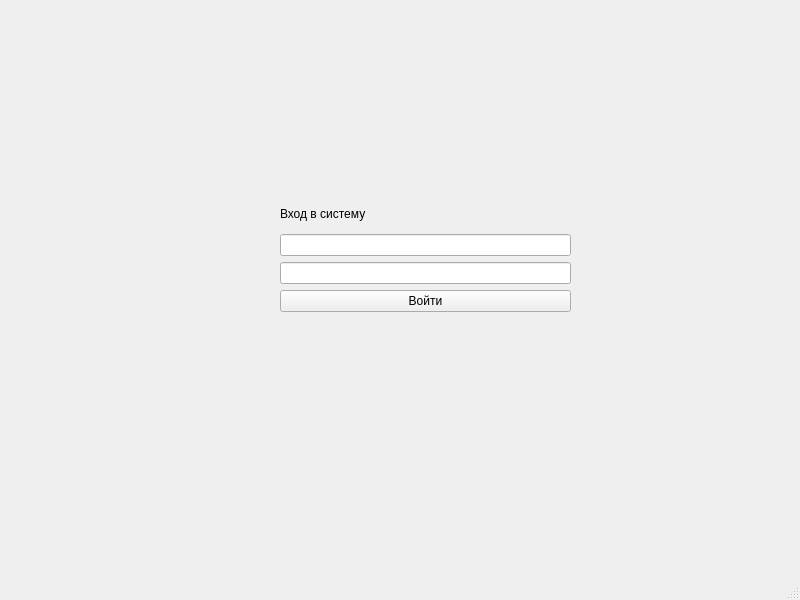
<?xml version="1.0" encoding="UTF-8"?>
<ui version="4.0">
 <class>MainWindow</class>
 <widget class="QMainWindow" name="MainWindow">
  <property name="geometry">
   <rect>
    <x>0</x>
    <y>0</y>
    <width>800</width>
    <height>600</height>
   </rect>
  </property>
  <property name="windowTitle">
   <string>MainWindow</string>
  </property>
  <widget class="QWidget" name="centralwidget">
   <widget class="QWidget" name="">
    <property name="geometry">
     <rect>
      <x>280</x>
      <y>200</y>
      <width>291</width>
      <height>112</height>
     </rect>
    </property>
    <layout class="QVBoxLayout" name="verticalLayout_3">
     <item>
      <layout class="QVBoxLayout" name="verticalLayout_2">
       <item>
        <widget class="QLabel" name="label">
         <property name="text">
          <string>Вход в систему</string>
         </property>
        </widget>
       </item>
       <item>
        <layout class="QVBoxLayout" name="verticalLayout">
         <item>
          <widget class="QLineEdit" name="loginEdit"/>
         </item>
         <item>
          <widget class="QLineEdit" name="passwordEdit"/>
         </item>
        </layout>
       </item>
      </layout>
     </item>
     <item>
      <widget class="QPushButton" name="EnterButton">
       <property name="text">
        <string>Войти</string>
       </property>
      </widget>
     </item>
    </layout>
   </widget>
  </widget>
  <widget class="QMenuBar" name="menubar">
   <property name="geometry">
    <rect>
     <x>0</x>
     <y>0</y>
     <width>800</width>
     <height>21</height>
    </rect>
   </property>
  </widget>
  <widget class="QStatusBar" name="statusbar"/>
 </widget>
 <resources/>
 <connections/>
</ui>
